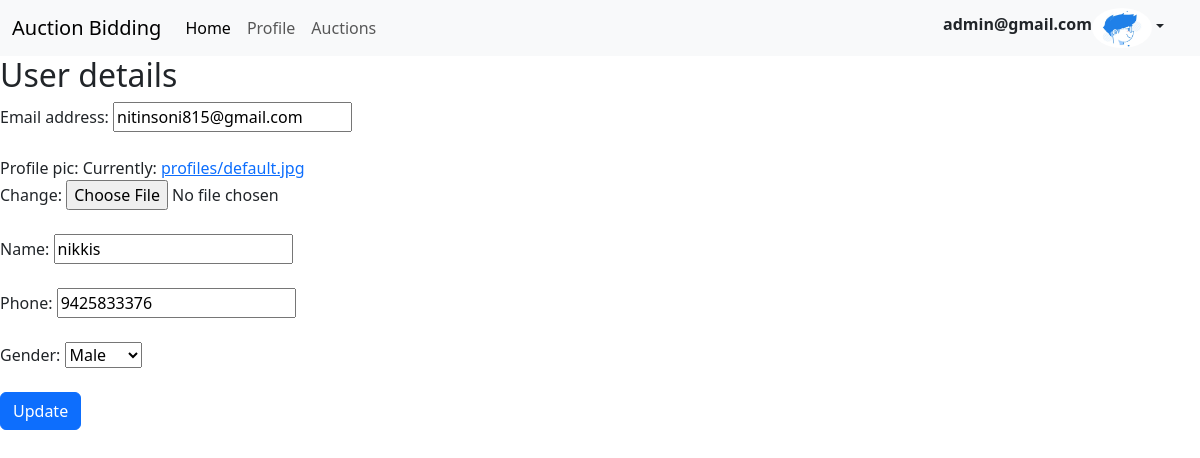
The app's page /userdel/4 (signed in) with its own data.
### accounts/models.py (models this page shows)
class User(AbstractUser):
    username = None
    name = models.CharField(max_length=25)
    profile_pic = models.ImageField(upload_to="profiles",default="profiles/default.jpg")
    email = models.EmailField(_('email address'),unique=True)
    phone = models.CharField(max_length=10,unique=True)
    gender = models.CharField(choices=GENDER,max_length=6)
    USERNAME_FIELD = 'email'
    REQUIRED_FIELDS = ['name','phone','gender']
    objects = UserManager()
    def __str__(self):
        return self.email

### accounts/views.py (the view)
# urls.py: path('userdel/<int:id>', views.user_del,name='userdel'),
def user_del(request,id):
    if request.user.is_authenticated:
        if request.user.is_superuser == True:
            pi = User.objects.get(id=id)
            fm = CustomUserChangeForm(instance=pi)
            context = {
                'form':fm
            }
            return render(request,'user_del.html',context)
        return redirect('login')

### accounts/forms.py
class CustomUserChangeForm(UserChangeForm):
    password = None
    class Meta:
        model = User
        fields = ['email','profile_pic','name','phone','gender']

### accounts/templates/user_del.html (shortened to what this page needs)
{% extends 'base_auction.html' %}
{% block content %}
<h2>User details</h2>
    <form action="" method="post" novalidate>
          {% for fm in form %}
           {{fm.label_tag}}
            {{fm}}
              <br><br>
              {% endfor %}
        <input type='submit' value='Update' class="btn btn-primary">
    </form>
{% endblock content %}

### auctions/templates/base_auction.html (shortened to what this page needs)
{% load static %}
<!DOCTYPE html>
<html lang="en">
<head>
    <link rel="stylesheet" href="{% static 'style.css' %}">
    <link href="https://cdn.jsdelivr.net/npm/bootstrap@5.3.0-alpha1/dist/css/bootstrap.min.css" rel="stylesheet">
</head>
<body>
    <nav class="navbar navbar-expand-lg bg-body-tertiary">
        <div class="container-fluid">
            <a class="navbar-brand" href="{% url 'allauctions' %}">Auction Bidding</a>
            <div class="collapse navbar-collapse" id="navbarScroll">
                <ul class="navbar-nav me-auto my-2 my-lg-0 navbar-nav-scroll" style="--bs-scroll-height: 100px;">
                    <li class="nav-item">
                        <a class="nav-link active" aria-current="page" href="{% url 'dashbord' %}">Home</a>
                    </li>
                    <li class="nav-item">
                        <a class="nav-link" href="{% url 'profile' %}">Profile</a>
                    </li>
                    <li class="nav-item">
                        <a class="nav-link" href="{% url 'allauctions' %}">Auctions</a>
                    </li>
                </ul>
                <form class="d-flex" role="search">
                    <a class="nav-link mt-1" href="#"><b>{{request.user}}</b></a>
                    <span class="nav-item dropdown me-4">
                        <a class="nav-link dropdown-toggle" href="#" role="button" data-bs-toggle="dropdown" aria-expanded="false"><b><img src="{{user.profile_pic.url}}" alt="" width='60px' height="40px" style="border-radius: 50%;"></b></a>
                    </span>
                </form>
            </div>
        </div>
    </nav>
    {% block content %} {% endblock content %}
</body>
</html>

### static/style.css (style rules this page uses)
body { background-color: hwb(180 83% 7%); }

### records on screen
User: user "admin@gmail.com", profile_pic (placeholder picture)
User: form "nitinsoni815@gmail.com" "nikkis" "9425833376" "Male"

### other values on screen
{{ fm.label_tag }} "Email address:" "Profile pic:" "Name:" "Phone:" "Gender:"
